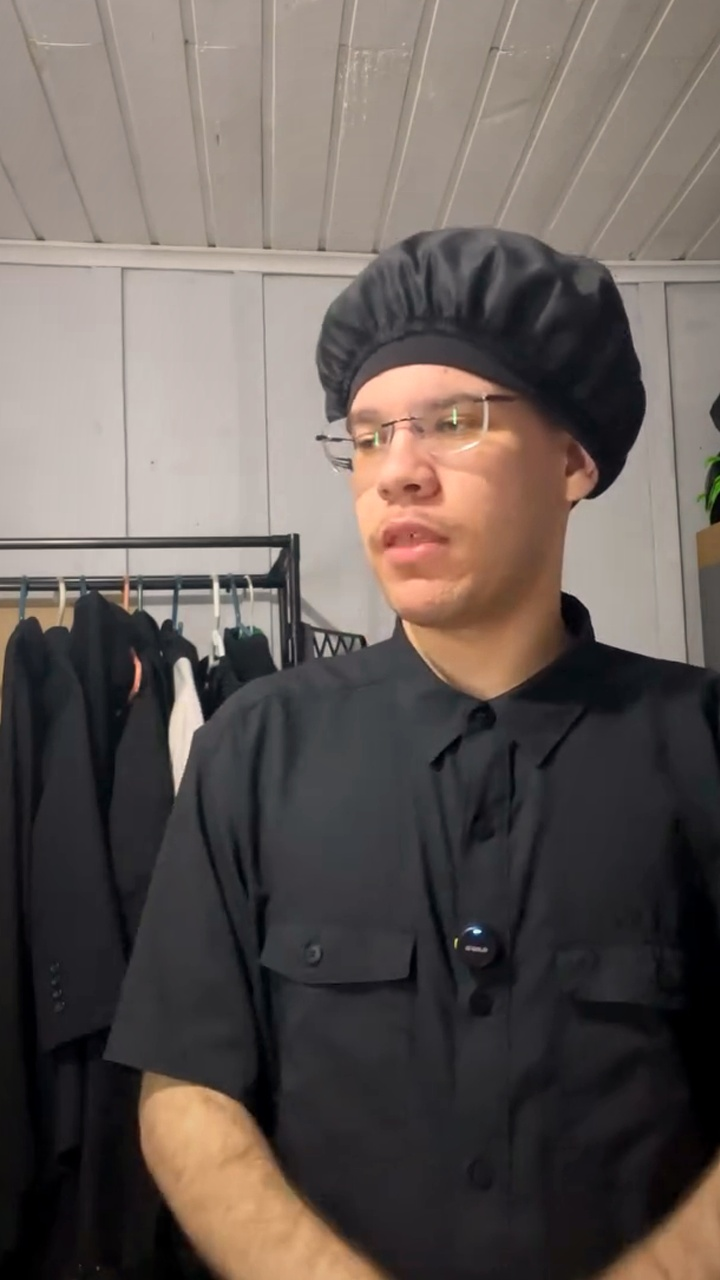
#> input picture edicao-touca/x_000.00.jpg, 720 x 1280 px
$ python -i editar.py   (imports and definitions only)
#> lines starting #> are read from the running program, lines starting #| are printed output that depends on the picture
"""Motor de edição: executa o plano.py sobre o vídeo bruto.

Vídeo: lê cada clipe com ffmpeg, aplica zoom/tremida/transições, cor, legendas
animadas, emojis, grafismos e o contador da touca quadro a quadro (OpenCV + Pillow)
e codifica em H.264.
Áudio: voz tratada + música com ducking + efeitos sonoros, normalizado em -14 LUFS.

Uso: python3 editar.py VIDEO_BRUTO palavras.json PASTA_SONS SAIDA.mp4 [--ate SEGUNDOS] [--quadros t1,t2,...]
"""
import json
import math
import os
import subprocess
import sys
import wave

import cv2
import numpy as np
from PIL import Image, ImageDraw, ImageFilter, ImageFont

sys.path.insert(0, os.path.join(os.path.dirname(__file__), ".."))
import plano  # noqa: E402

FPS = 30
W, H = 720, 1280
SR = 44100
_FONTES = os.path.join(os.path.dirname(__file__), "..", "fontes")
FONT_BLACK = os.path.join(_FONTES, "Ronzino-Bold.otf")
FONT_BOLD = os.path.join(_FONTES, "Ronzino-Medium.otf")
FONT_EMOJI = "/usr/share/fonts/truetype/noto/NotoColorEmoji.ttf"
CORES = {"y": (255, 222, 60), "g": (90, 255, 150), "r": (255, 92, 120), "w": (255, 255, 255)}

# [1 line that did not run here, left out]
args = sys.argv[5:]
LIMIT = float(args[args.index("--ate") + 1]) if "--ate" in args else None
STILLS = [float(x) for x in args[args.index("--quadros") + 1].split(",")] if "--quadros" in args else None
# [1 line that did not run here, left out]
# [1 line not run here, left out]


def clamp(v, a=0.0, b=1.0):
    return max(a, min(b, v))


def ease_out(k):
    return 1 - (1 - k) ** 3


def ease_back(k):
    c = 1.9
    return 1 + (c + 1) * (k - 1) ** 3 + c * (k - 1) ** 2


# =================================================================
# 1. LINHA DO TEMPO
# =================================================================
clips = []
t_out = 0.0
# [10 lines not run here, left out]
TOTAL = t_out
NFRAMES = int(round(TOTAL * FPS))
# [4 lines not run here, left out]


# [9 lines left out: function occurrences, not called in this run]


# =================================================================
# 2. LEGENDAS (grupos de 1–3 palavras)
# =================================================================
# [1 line not run here, left out]
caps = []  # cada grupo: dict(words=[(texto, o_s, o_e, cor, impact)], o0, o1)
# [38 lines not run here, left out]


# =================================================================
# 3. SPRITES (Pillow -> RGBA numpy)
# =================================================================
_fonts = {}


# [5 lines left out: function font, not called in this run]


def to_np(img):
    """Pillow (RGBA) -> numpy BGRA, que é a ordem usada pelos quadros do OpenCV."""
    return np.ascontiguousarray(np.asarray(img.convert("RGBA"), dtype=np.uint8)[..., [2, 1, 0, 3]])


# [20 lines left out: functions emoji_img, shadowed, not called in this run]


_cap_cache = {}


# [42 lines left out: function caption_sprite, not called in this run]


_misc_cache = {}


# [23 lines left out: functions cached, big_sprite, not called in this run]


def emoji_sprite(ch, size=150):
    return cached(("emo", ch, size), lambda: to_np(shadowed(emoji_img(ch, size), 8, (0, 6), 120)))


# [72 lines left out: functions counter_sprite, label_sprite, end_card_sprite, blit, not called in this run]


# =================================================================
# 4. EFEITOS POR CLIPE (em tempo de saída)
# =================================================================
fx_by_type = {}
# [8 lines not run here, left out]

touca_times = [o for o, _, _ in fx_by_type.get("touca", [])]


# [28 lines left out: function zoom_at, not called in this run]


REFRAME_CLOSE = 1.34


# [15 lines left out: function build_reframes, not called in this run]


# [1 line not run here, left out]


# [9 lines left out: function shake_at, not called in this run]


# =================================================================
# 5. LEITURA DOS CLIPES + DETECÇÃO DO ROSTO
# =================================================================
cascade = cv2.CascadeClassifier(cv2.data.haarcascades + "haarcascade_frontalface_default.xml")


# [7 lines left out: function read_frames, not called in this run]


def face_track(frames):
    """Posição do rosto em cada quadro: detecta a cada 3 quadros, interpola e suaviza."""
    n = len(frames)
    ks, pts = [], []
    for k in range(0, n, 3):
        g = cv2.cvtColor(cv2.resize(frames[k], (W // 2, H // 2)), cv2.COLOR_BGR2GRAY)
        det = cascade.detectMultiScale(g, 1.1, 5, minSize=(40, 40))
        if len(det):
            x, y, w, h = max(det, key=lambda r: r[2] * r[3])
            ks.append(k)
            pts.append(((x + w / 2) * 2, (y + h / 2) * 2, w * 2))
    if not pts:
        return np.tile([W / 2, H * 0.36, 160.0], (n, 1))
    pts = np.array(pts)
    # descarta detecções muito longe da mediana (falsos positivos)
    med = np.median(pts, 0)
    ok = np.abs(pts[:, 0] - med[0]) + np.abs(pts[:, 1] - med[1]) < 260
    ks, pts = np.array(ks)[ok], pts[ok]
    if not len(pts):
        return np.tile(med, (n, 1))
    tr = np.stack([np.interp(np.arange(n), ks, pts[:, i]) for i in range(3)], 1)
    win = 15  # meio segundo de suavização: movimento de câmera, não tremedeira
    pad = np.pad(tr, ((win, win), (0, 0)), mode="edge")
    kern = np.ones(2 * win + 1) / (2 * win + 1)
    return np.stack([np.convolve(pad[:, i], kern, mode="valid") for i in range(3)], 1)


# cor: leve contraste/saturação/calor + vinheta
yy, xx = np.mgrid[0:H, 0:W]
vig = 1 - 0.28 * np.clip(((xx - W / 2) / (W * 0.75)) ** 2 + ((yy - H * 0.45) / (H * 0.7)) ** 2, 0, 1)
vig = vig[..., None].astype(np.float32)
lut = np.clip((np.arange(256) / 255.0 - 0.5) * 1.08 + 0.5 + 0.01, 0, 1)
lut = (lut * 255).astype(np.uint8)
warm = np.array([0.97, 1.0, 1.04], np.float32)  # BGR


# [43 lines left out: functions grade, transform, overlays, not called in this run]


CAPTION_Y = 850


# [77 lines left out: functions render_frame, render_video, read_wav, not called in this run]


def db(g):
    return 10 ** (g / 20)


# [83 lines left out: function render_audio, not called in this run]


# [5 lines not run here, left out]

# [1 line that did not run here, left out]
# [1 line that did not run here, left out]
# [6 lines not run here, left out]

>>> import cv2
>>> picture = cv2.imread('../x_000.00.jpg', cv2.IMREAD_GRAYSCALE)
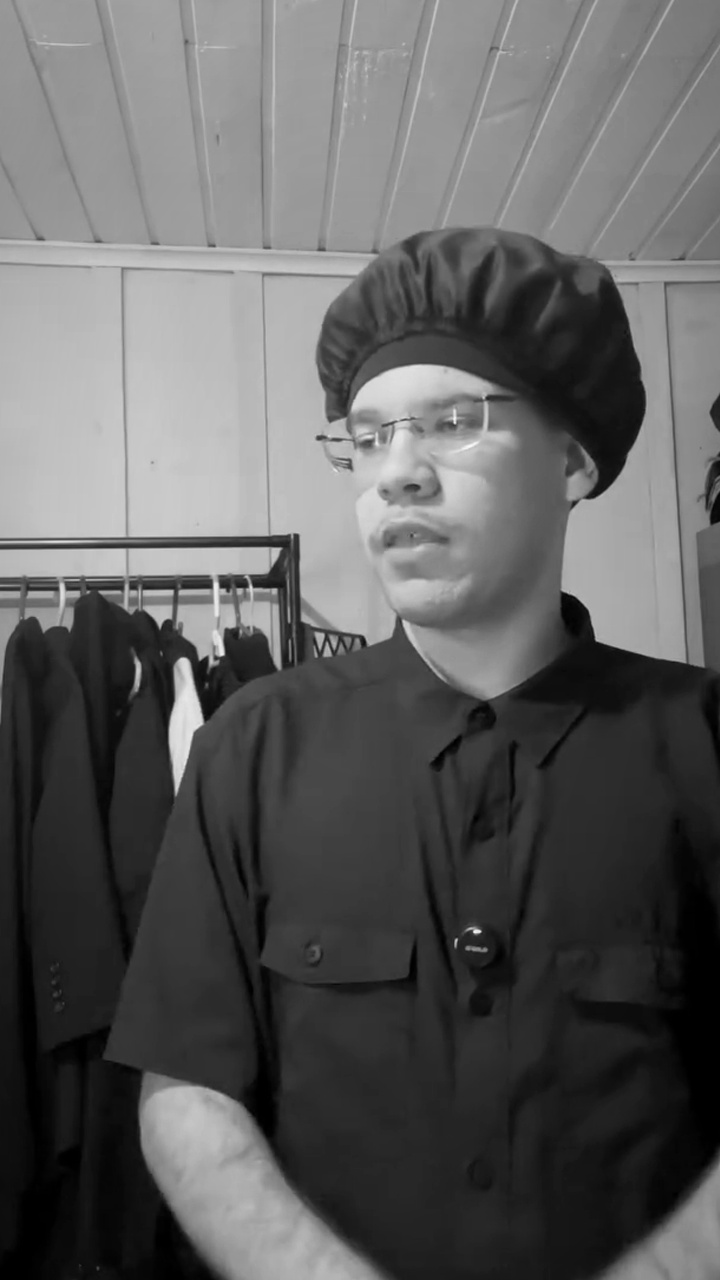
#> picture: shape (1280, 720); min 0, max 251, mean 94.7
>>> result = face_track(picture)
#> in face_track, `n = len(frames)`: n = 1280
#> after the loop in face_track, `for k in range(0, n, 3):`: ks = []
#> (the run stopped early here; a loop or call above may not have finished)
